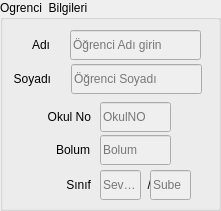
  <widget class="QGroupBox" name="groupBox_38">
   <property name="geometry">
    <rect>
     <x>150</x>
     <y>10</y>
     <width>221</width>
     <height>211</height>
    </rect>
   </property>
   <property name="title">
    <string>Ogrenci  Bilgileri</string>
   </property>
   <widget class="QLabel" name="label_153">
    <property name="geometry">
     <rect>
      <x>29</x>
      <y>30</y>
      <width>21</width>
      <height>29</height>
     </rect>
    </property>
    <property name="midLineWidth">
     <number>0</number>
    </property>
    <property name="text">
     <string>Adı</string>
    </property>
    <property name="alignment">
     <set>Qt::AlignRight|Qt::AlignTrailing|Qt::AlignVCenter</set>
    </property>
   </widget>
   <widget class="QLineEdit" name="lineEdit_103">
    <property name="enabled">
     <bool>false</bool>
    </property>
    <property name="geometry">
     <rect>
      <x>71</x>
      <y>64</y>
      <width>131</width>
      <height>30</height>
     </rect>
    </property>
    <property name="palette">
     <palette>
      <active>
       <colorrole role="Text">
        <brush brushstyle="SolidPattern">
         <color alpha="255">
          <red>0</red>
          <green>0</green>
          <blue>0</blue>
         </color>
        </brush>
       </colorrole>
       <colorrole role="PlaceholderText">
        <brush brushstyle="SolidPattern">
         <color alpha="128">
          <red>0</red>
          <green>0</green>
          <blue>0</blue>
         </color>
        </brush>
       </colorrole>
      </active>
      <inactive>
       <colorrole role="Text">
        <brush brushstyle="SolidPattern">
         <color alpha="255">
          <red>0</red>
          <green>0</green>
          <blue>0</blue>
         </color>
        </brush>
       </colorrole>
       <colorrole role="PlaceholderText">
        <brush brushstyle="SolidPattern">
         <color alpha="128">
          <red>0</red>
          <green>0</green>
          <blue>0</blue>
         </color>
        </brush>
       </colorrole>
      </inactive>
      <disabled>
       <colorrole role="Text">
        <brush brushstyle="SolidPattern">
         <color alpha="255">
          <red>0</red>
          <green>0</green>
          <blue>0</blue>
         </color>
        </brush>
       </colorrole>
       <colorrole role="PlaceholderText">
        <brush brushstyle="SolidPattern">
         <color alpha="128">
          <red>0</red>
          <green>0</green>
          <blue>0</blue>
         </color>
        </brush>
       </colorrole>
      </disabled>
     </palette>
    </property>
    <property name="text">
     <string/>
    </property>
    <property name="maxLength">
     <number>20</number>
    </property>
    <property name="placeholderText">
     <string>Öğrenci Soyadı</string>
    </property>
   </widget>
   <widget class="QLineEdit" name="lineEdit_104">
    <property name="enabled">
     <bool>false</bool>
    </property>
    <property name="geometry">
     <rect>
      <x>70</x>
      <y>30</y>
      <width>131</width>
      <height>30</height>
     </rect>
    </property>
    <property name="palette">
     <palette>
      <active>
       <colorrole role="Text">
        <brush brushstyle="SolidPattern">
         <color alpha="255">
          <red>0</red>
          <green>0</green>
          <blue>0</blue>
         </color>
        </brush>
       </colorrole>
       <colorrole role="PlaceholderText">
        <brush brushstyle="SolidPattern">
         <color alpha="128">
          <red>0</red>
          <green>0</green>
          <blue>0</blue>
         </color>
        </brush>
       </colorrole>
      </active>
      <inactive>
       <colorrole role="Text">
        <brush brushstyle="SolidPattern">
         <color alpha="255">
          <red>0</red>
          <green>0</green>
          <blue>0</blue>
         </color>
        </brush>
       </colorrole>
       <colorrole role="PlaceholderText">
        <brush brushstyle="SolidPattern">
         <color alpha="128">
          <red>0</red>
          <green>0</green>
          <blue>0</blue>
         </color>
        </brush>
       </colorrole>
      </inactive>
      <disabled>
       <colorrole role="Text">
        <brush brushstyle="SolidPattern">
         <color alpha="255">
          <red>0</red>
          <green>0</green>
          <blue>0</blue>
         </color>
        </brush>
       </colorrole>
       <colorrole role="PlaceholderText">
        <brush brushstyle="SolidPattern">
         <color alpha="128">
          <red>0</red>
          <green>0</green>
          <blue>0</blue>
         </color>
        </brush>
       </colorrole>
      </disabled>
     </palette>
    </property>
    <property name="text">
     <string/>
    </property>
    <property name="maxLength">
     <number>30</number>
    </property>
    <property name="readOnly">
     <bool>false</bool>
    </property>
    <property name="placeholderText">
     <string>Öğrenci Adı girin</string>
    </property>
    <property name="clearButtonEnabled">
     <bool>false</bool>
    </property>
   </widget>
   <widget class="QLabel" name="label_154">
    <property name="geometry">
     <rect>
      <x>10</x>
      <y>64</y>
      <width>41</width>
      <height>29</height>
     </rect>
    </property>
    <property name="midLineWidth">
     <number>0</number>
    </property>
    <property name="text">
     <string>Soyadı</string>
    </property>
    <property name="alignment">
     <set>Qt::AlignRight|Qt::AlignTrailing|Qt::AlignVCenter</set>
    </property>
   </widget>
   <widget class="QLabel" name="label_155">
    <property name="geometry">
     <rect>
      <x>40</x>
      <y>102</y>
      <width>51</width>
      <height>29</height>
     </rect>
    </property>
    <property name="midLineWidth">
     <number>0</number>
    </property>
    <property name="text">
     <string>Okul No</string>
    </property>
    <property name="alignment">
     <set>Qt::AlignRight|Qt::AlignTrailing|Qt::AlignVCenter</set>
    </property>
   </widget>
   <widget class="QLineEdit" name="lineEdit_105">
    <property name="enabled">
     <bool>false</bool>
    </property>
    <property name="geometry">
     <rect>
      <x>100</x>
      <y>102</y>
      <width>71</width>
      <height>30</height>
     </rect>
    </property>
    <property name="palette">
     <palette>
      <active>
       <colorrole role="Text">
        <brush brushstyle="SolidPattern">
         <color alpha="255">
          <red>0</red>
          <green>0</green>
          <blue>0</blue>
         </color>
        </brush>
       </colorrole>
       <colorrole role="PlaceholderText">
        <brush brushstyle="SolidPattern">
         <color alpha="128">
          <red>0</red>
          <green>0</green>
          <blue>0</blue>
         </color>
        </brush>
       </colorrole>
      </active>
      <inactive>
       <colorrole role="Text">
        <brush brushstyle="SolidPattern">
         <color alpha="255">
          <red>0</red>
          <green>0</green>
          <blue>0</blue>
         </color>
        </brush>
       </colorrole>
       <colorrole role="PlaceholderText">
        <brush brushstyle="SolidPattern">
         <color alpha="128">
          <red>0</red>
          <green>0</green>
          <blue>0</blue>
         </color>
        </brush>
       </colorrole>
      </inactive>
      <disabled>
       <colorrole role="Text">
        <brush brushstyle="SolidPattern">
         <color alpha="255">
          <red>0</red>
          <green>0</green>
          <blue>0</blue>
         </color>
        </brush>
       </colorrole>
       <colorrole role="PlaceholderText">
        <brush brushstyle="SolidPattern">
         <color alpha="128">
          <red>0</red>
          <green>0</green>
          <blue>0</blue>
         </color>
        </brush>
       </colorrole>
      </disabled>
     </palette>
    </property>
    <property name="maxLength">
     <number>5</number>
    </property>
    <property name="placeholderText">
     <string>OkulNO</string>
    </property>
   </widget>
   <widget class="QLineEdit" name="lineEdit_106">
    <property name="enabled">
     <bool>false</bool>
    </property>
    <property name="geometry">
     <rect>
      <x>100</x>
      <y>135</y>
      <width>71</width>
      <height>30</height>
     </rect>
    </property>
    <property name="palette">
     <palette>
      <active>
       <colorrole role="Text">
        <brush brushstyle="SolidPattern">
         <color alpha="255">
          <red>0</red>
          <green>0</green>
          <blue>0</blue>
         </color>
        </brush>
       </colorrole>
       <colorrole role="PlaceholderText">
        <brush brushstyle="SolidPattern">
         <color alpha="128">
          <red>0</red>
          <green>0</green>
          <blue>0</blue>
         </color>
        </brush>
       </colorrole>
      </active>
      <inactive>
       <colorrole role="Text">
        <brush brushstyle="SolidPattern">
         <color alpha="255">
          <red>0</red>
          <green>0</green>
          <blue>0</blue>
         </color>
        </brush>
       </colorrole>
       <colorrole role="PlaceholderText">
        <brush brushstyle="SolidPattern">
         <color alpha="128">
          <red>0</red>
          <green>0</green>
          <blue>0</blue>
         </color>
        </brush>
       </colorrole>
      </inactive>
      <disabled>
       <colorrole role="Text">
        <brush brushstyle="SolidPattern">
         <color alpha="255">
          <red>0</red>
          <green>0</green>
          <blue>0</blue>
         </color>
        </brush>
       </colorrole>
       <colorrole role="PlaceholderText">
        <brush brushstyle="SolidPattern">
         <color alpha="128">
          <red>0</red>
          <green>0</green>
          <blue>0</blue>
         </color>
        </brush>
       </colorrole>
      </disabled>
     </palette>
    </property>
    <property name="maxLength">
     <number>4</number>
    </property>
    <property name="echoMode">
     <enum>QLineEdit::Normal</enum>
    </property>
    <property name="readOnly">
     <bool>false</bool>
    </property>
    <property name="placeholderText">
     <string>Bolum</string>
    </property>
   </widget>
   <widget class="QLabel" name="label_156">
    <property name="geometry">
     <rect>
      <x>39</x>
      <y>135</y>
      <width>51</width>
      <height>29</height>
     </rect>
    </property>
    <property name="midLineWidth">
     <number>0</number>
    </property>
    <property name="text">
     <string>Bolum</string>
    </property>
    <property name="alignment">
     <set>Qt::AlignRight|Qt::AlignTrailing|Qt::AlignVCenter</set>
    </property>
   </widget>
   <widget class="QLabel" name="label_157">
    <property name="geometry">
     <rect>
      <x>130</x>
      <y>170</y>
      <width>21</width>
      <height>30</height>
     </rect>
    </property>
    <property name="midLineWidth">
     <number>0</number>
    </property>
    <property name="text">
     <string>/</string>
    </property>
    <property name="alignment">
     <set>Qt::AlignRight|Qt::AlignTrailing|Qt::AlignVCenter</set>
    </property>
   </widget>
   <widget class="QLineEdit" name="lineEdit_107">
    <property name="enabled">
     <bool>false</bool>
    </property>
    <property name="geometry">
     <rect>
      <x>100</x>
      <y>170</y>
      <width>41</width>
      <height>30</height>
     </rect>
    </property>
    <property name="palette">
     <palette>
      <active>
       <colorrole role="Text">
        <brush brushstyle="SolidPattern">
         <color alpha="255">
          <red>0</red>
          <green>0</green>
          <blue>0</blue>
         </color>
        </brush>
       </colorrole>
       <colorrole role="PlaceholderText">
        <brush brushstyle="SolidPattern">
         <color alpha="128">
          <red>0</red>
          <green>0</green>
          <blue>0</blue>
         </color>
        </brush>
       </colorrole>
      </active>
      <inactive>
       <colorrole role="Text">
        <brush brushstyle="SolidPattern">
         <color alpha="255">
          <red>0</red>
          <green>0</green>
          <blue>0</blue>
         </color>
        </brush>
       </colorrole>
       <colorrole role="PlaceholderText">
        <brush brushstyle="SolidPattern">
         <color alpha="128">
          <red>0</red>
          <green>0</green>
          <blue>0</blue>
         </color>
        </brush>
       </colorrole>
      </inactive>
      <disabled>
       <colorrole role="Text">
        <brush brushstyle="SolidPattern">
         <color alpha="255">
          <red>0</red>
          <green>0</green>
          <blue>0</blue>
         </color>
        </brush>
       </colorrole>
       <colorrole role="PlaceholderText">
        <brush brushstyle="SolidPattern">
         <color alpha="128">
          <red>0</red>
          <green>0</green>
          <blue>0</blue>
         </color>
        </brush>
       </colorrole>
      </disabled>
     </palette>
    </property>
    <property name="echoMode">
     <enum>QLineEdit::Normal</enum>
    </property>
    <property name="readOnly">
     <bool>false</bool>
    </property>
    <property name="placeholderText">
     <string>Seviye</string>
    </property>
   </widget>
   <widget class="QLineEdit" name="lineEdit_108">
    <property name="enabled">
     <bool>false</bool>
    </property>
    <property name="geometry">
     <rect>
      <x>150</x>
      <y>170</y>
      <width>41</width>
      <height>30</height>
     </rect>
    </property>
    <property name="palette">
     <palette>
      <active>
       <colorrole role="Text">
        <brush brushstyle="SolidPattern">
         <color alpha="255">
          <red>0</red>
          <green>0</green>
          <blue>0</blue>
         </color>
        </brush>
       </colorrole>
       <colorrole role="PlaceholderText">
        <brush brushstyle="SolidPattern">
         <color alpha="128">
          <red>0</red>
          <green>0</green>
          <blue>0</blue>
         </color>
        </brush>
       </colorrole>
      </active>
      <inactive>
       <colorrole role="Text">
        <brush brushstyle="SolidPattern">
         <color alpha="255">
          <red>0</red>
          <green>0</green>
          <blue>0</blue>
         </color>
        </brush>
       </colorrole>
       <colorrole role="PlaceholderText">
        <brush brushstyle="SolidPattern">
         <color alpha="128">
          <red>0</red>
          <green>0</green>
          <blue>0</blue>
         </color>
        </brush>
       </colorrole>
      </inactive>
      <disabled>
       <colorrole role="Text">
        <brush brushstyle="SolidPattern">
         <color alpha="255">
          <red>0</red>
          <green>0</green>
          <blue>0</blue>
         </color>
        </brush>
       </colorrole>
       <colorrole role="PlaceholderText">
        <brush brushstyle="SolidPattern">
         <color alpha="128">
          <red>0</red>
          <green>0</green>
          <blue>0</blue>
         </color>
        </brush>
       </colorrole>
      </disabled>
     </palette>
    </property>
    <property name="echoMode">
     <enum>QLineEdit::Normal</enum>
    </property>
    <property name="readOnly">
     <bool>false</bool>
    </property>
    <property name="placeholderText">
     <string>Sube</string>
    </property>
   </widget>
   <widget class="QLabel" name="label_158">
    <property name="geometry">
     <rect>
      <x>50</x>
      <y>170</y>
      <width>41</width>
      <height>30</height>
     </rect>
    </property>
    <property name="midLineWidth">
     <number>0</number>
    </property>
    <property name="text">
     <string>Sınıf</string>
    </property>
    <property name="alignment">
     <set>Qt::AlignRight|Qt::AlignTrailing|Qt::AlignVCenter</set>
    </property>
   </widget>
  </widget>
